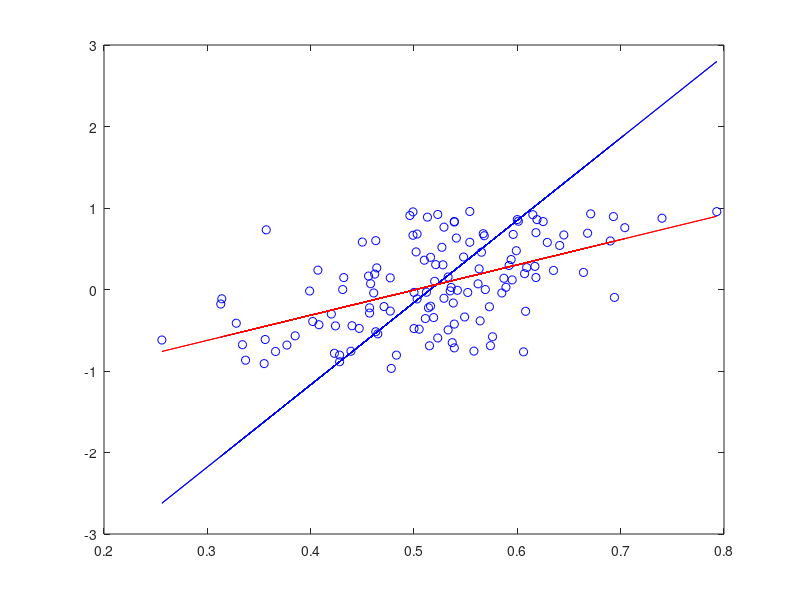

This figure's MATLAB source:
% fit minimize orthangonal distance
aa=dlmread('Data1.TXT');
% a1=dlmread('aa.txt');
% a2=dlmread('bb.txt');
% a1=1:10;
% a2=[12,21,30,36,47,65,66,76,87,100];
% aa(:,1) = a1;
% aa(:,2) = a2;
xx=aa(:,2);
yy=aa(:,1);

A=[]; B=[]; Aeq=[]; Beq=[]; NONLCON=[];
OPTIONS = optimset('fmincon');
OPTIONS = optimset('LargeScale', 'off', 'LevenbergMarquardt', 'on', 'MaxIter', 5000, 'Display', 'off');

estimate = polyfit(xx,yy,1);

yy1 = @(x)sum( abs(yy-(xx.*x(1)+x(2)))/sqrt(1+x(1)^2) ); % d=abs(y-(intercept+slope*x))/sqrt(1+slope^2);
es1 = [estimate(1),estimate(2)];

LB1 = [-100,-100];
UB1 = [100,100];

%v1 = lsqnonlin(@(x)sum( (abs(y-(x.*x(1)+x(2)))/sqrt(1+x(1)^2)).^1 ),es1); % fminsearch   
v1 = fmincon(yy1,es1,A,B,Aeq,Beq,LB1,UB1, NONLCON, OPTIONS); % fminsearch    
     
slope = v1(1);
intercept = v1(2);

b=slope;
a=intercept;

plot(xx,yy,'bo');
hold on;
plot(xx,xx*slope+intercept,'b-');
plot(xx,xx*estimate(1)+estimate(2),'r-');
b
a
estimate

return
